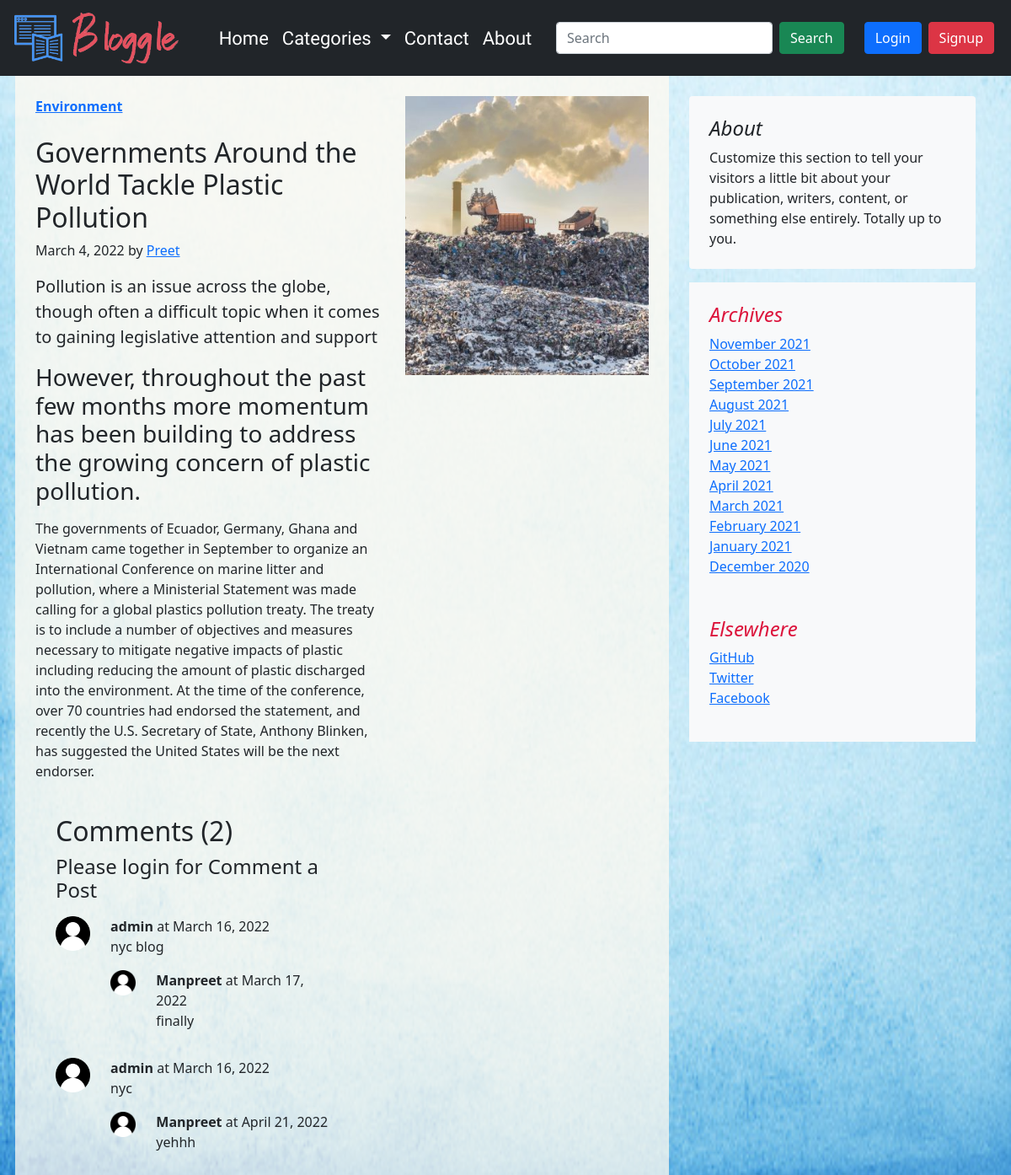
Screenshot of /readblog/4 with the database file from the repository.
### app/models.py (models this page shows, shortened)
class blog(models.Model):
    author=models.ForeignKey(User,on_delete=models.CASCADE)
    title = models.CharField(max_length=250)
    desc = models.CharField(max_length=300)
    photo = models.ImageField(upload_to="postimages")
    head0 = models.CharField(max_length=400)
    shead0 = RichTextField(blank=True,null=True)
    post_date = models.DateField(auto_now_add=True)
    category = models.CharField(max_length=50)

class BlogComment(models.Model):
    sno= models.AutoField(primary_key=True)
    comment=models.TextField()
    user=models.ForeignKey(User, on_delete=models.CASCADE)
    post=models.ForeignKey(blog, on_delete=models.CASCADE)
    parent=models.ForeignKey('self',on_delete=models.CASCADE, null=True )
    post_date = models.DateField(auto_now_add=True)

### app/views.py (the view)
# urls.py: path('readblog/<int:id>',views.readblog,name='read'),
def readblog(request ,id):
        post=blog.objects.all()
        cate = cat.objects.all()
        post =blog.objects.get(pk=id)
        comments= BlogComment.objects.filter(post=post ,parent=None)
        replies= BlogComment.objects.filter(post=post).exclude(parent=None)
        replyDict={}
        for reply in replies:
            if reply.parent.sno not in replyDict.keys():
                replyDict[reply.parent.sno] = [reply]
            else:
                replyDict[reply.parent.sno].append[reply]
        cate = cat.objects.all()
        return render(request,'blogcontinue.html',{'post':post ,'cate':cate,'comments':comments ,'replyDict':replyDict})

### app/models.py (called while the page is built)
    def __str__(self):
        return   str(self.name)

### app/templatetags/extras.py (called while the page is built)
@register.filter(name='get_val')
def get_val(dict, key):
    return dict.get(key)

### app/templates/blogcontinue.html (shortened to what this page needs)
{% extends 'base.html' %}
{% load static %}
{% load extras %}
{% block body %}
<body background="{% static 'images/ist.jpg' %}" style="background-repeat: no-repeat;background-attachment: fixed;background-size: 100% 100%;">
</body>
{% include "navbar.html" %}
<div class="container">
  <div class="row g-5">
    <div class="col-md-8" style="background: #fffaf0bf">
      <br>
      <div class="row featurette">
        <div class="col-md-7">
          <strong class="d-inline-block mb-2 text-primary"><p class="blog-post-meta"><a href="{% url 'category' post.category %}">{{post.category}}</a></p></strong>
          <h2 class="featurette-heading">{{post.title}} </h2>
          <p class="blog-post-meta">{{post.post_date}} by <a href="#">{{post.author}}</a></p>
          <p class="lead">{{post.desc}}</p>
          <h3 class="featurette-heading">{{post.head0}} </h3>
          <p class="lead">{{post.shead0|safe}}</p>
          <br>
          <div class="container md-3">
            <h2> Comments ({{comments.count}})</h2>
            {% if user.is_authenticated %}
            <form action="/readblog/postComment" method="post">
              {% csrf_token %}
              <div class="form-group">
                <label for="exampleInputEmail1">Post Comment </label>
                <input type="text" class="form-control" name="comment" placeholder="Enter comment here">
              </div>
              <input type="hidden" name="postId" value="{{post.id}}">
              <input type="hidden" name="parentSno" value="">
              <button type="submit" class="btn btn-primary my-2">Submit</button>
            </form>
             {% else %}
               <h4> Please login for Comment a Post</h4>
             {% endif %}
             {% for comment in comments %}
                <div class="row my-3">
                  <div class="col-md-2  ">
                    <img class="rounded mx-auto d-block w-100" src={% static 'images/userimage.png' %} alt="user">
                  </div>
                  <div class="col-md-10 ">
                    <b> {{comment.user.username}} </b> at {{comment.post_date}}
                    <div>   {{comment.comment}} </div>
                    <div class="replies ">
                      {% for reply in replyDict|get_val:comment.sno  %}
                      <div class="row my-3">
                        <div class="col-md-2 ">
                          <img class="rounded mx-auto d-block w-100" src={% static 'images/userimage.png' %} alt="user">
                        </div>
                        <div class="col-md-10">
                          <div class="col-md-10 ">
                            <b> {{reply.user.username}} </b> at {{reply.post_date}}
                            <div>{{reply.comment}}</div>
                          </div>
                        </div>
                      </div>
                      {% endfor %}
                    </div>
                  </div>
                </div>
             {% endfor %}
          </div>
        </div>
        <div class="col-md-5">
          <img src="{{post.photo.url}}" class="bd-placeholder-img bd-placeholder-img-lg featurette-image img-fluid mx-auto"  alt="" width="600" height="400" aria-label="Placeholder: 600x400" preserveAspectRatio="xMidYMid slice" focusable="false"  ><rect width="100%" height="100%" fill="#eee"></rect>
        </div>
      </div>
    </div>
    <div class="col-md-4">
     <br>
      <div class="position-sticky" style="top: 2rem;">
        <div class="p-4 mb-3 bg-light rounded">
          <h4 class="fst-italic">About</h4>
          <p class="mb-0">Customize this section to tell your visitors a little bit about your publication, writers, content, or something else entirely. Totally up to you.</p>
        </div>
        <div class="p-4" style="background-color: #f8f9fa;">
          <h4 class="fst-italic" style='color: crimson; isolation: isolate;'>Archives</h4>
          <ol class="list-unstyled mb-0">
            <li><a class="ex2" href="#">November 2021</a></li>
            <li><a class="ex2" href="#">October 2021</a></li>
            <li><a class="ex2" href="#">September 2021</a></li>
            <li><a class="ex2" href="#">August 2021</a></li>
            <li><a class="ex2" href="#">July 2021</a></li>
            <li><a class="ex2" href="#">June 2021</a></li>
            <li><a class="ex2" href="#">May 2021</a></li>
            <li><a class="ex2" href="#">April 2021</a></li>
            <li><a class="ex2" href="#">March 2021</a></li>
            <li><a class="ex2" href="#">February 2021</a></li>
            <li><a class="ex2" href="#">January 2021</a></li>
            <li><a class="ex2" href="#">December 2020</a></li>
          </ol>
        </div>
        <div class="p-4" style="background-color: #f8f9fa;">
          <h4 class="fst-italic" style='color: crimson; isolation: isolate;'>Elsewhere</h4>
          <ol class="list-unstyled">
            <li><a class="ex2"> GitHub</a></li>
            <li><a class="ex2" href="#">Twitter</a></li>
            <li><a class="ex2" href="#">Facebook</a></li>
          </ol>
        </div>
      </div>
    </div>
  </div>
</div>
{% endblock body %}

### rows the page displays
blog: category "Environment", title "Governments Around the World Tackle Plastic Pollution", post_date "March 4, 2022", author "Preet", desc "Pollution is an issue across the globe, though often a difficult topic when it comes to gaining legislative attention and support", head0 "However, throughout the past few months more momentum has been building to address the growing concern of plastic pollution.", shead0 "The governments of Ecuador, Germany, Ghana and Vietnam came together in September to organize an International Conference on marine litter and pollution, where a Ministerial Statement was made calling for a global plastics pollution treaty. The treaty is to include a number of objectives and measures necessary to mitigate negative impacts of plastic including reducing the amount of plastic discharged into the environment. At the time of the conference, over 70 countries had endorsed the statement, and recently the U.S. Secretary of State, Anthony Blinken, has suggested the United States will be the next endorser.", photo (picture)
BlogComment: user.username "admin", post_date "March 16, 2022", comment "nyc blog"
BlogComment: user.username "Manpreet", post_date "March 17, 2022", comment "finally"
BlogComment: user.username "admin", post_date "March 16, 2022", comment "nyc"
BlogComment: user.username "Manpreet", post_date "April 21, 2022", comment "yehhh"

### other values shown
{{ comments.count }} "2"
